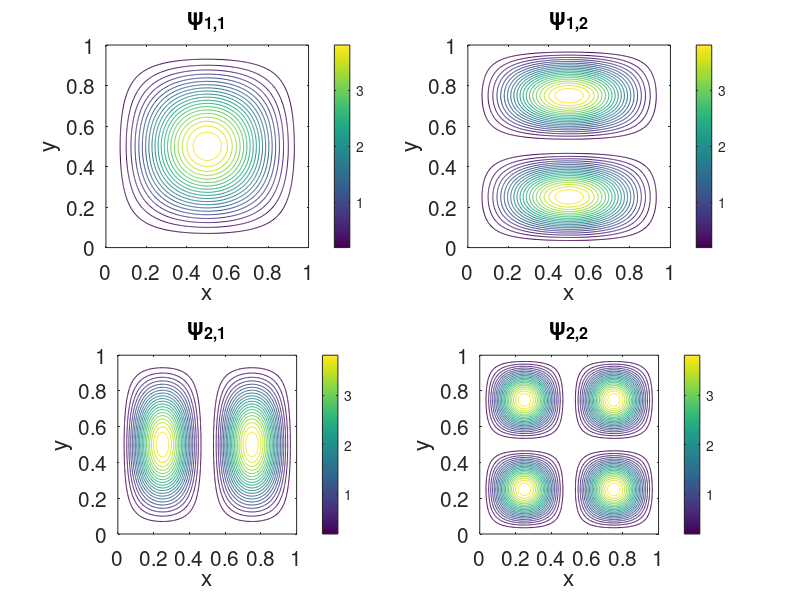
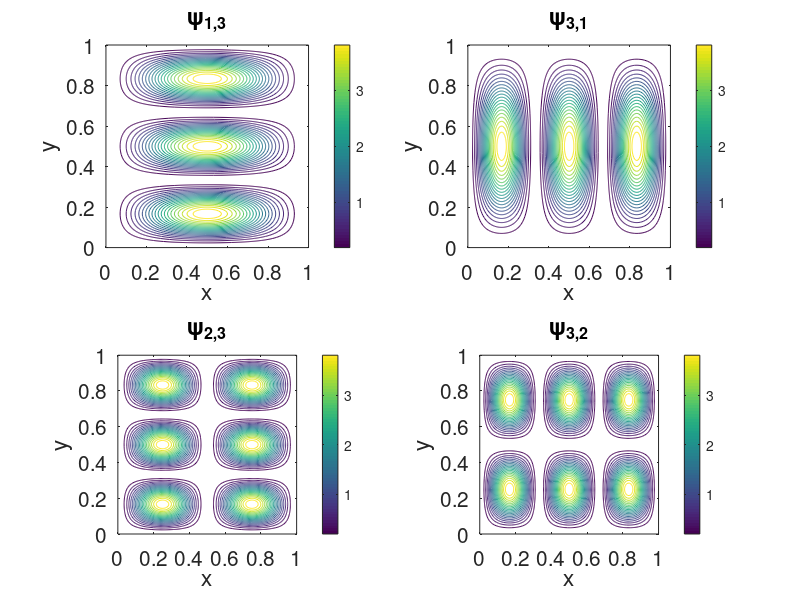

Recreate these plots in MATLAB, in order. (Note: this script raises an error after producing the figures.)
%% Task 2, Step 1
% Analytical eigenfunctions:
% psi_{n_x,n_y}(x,y) = (2/L)*sin(n_x*pi*x/L)*sin(n_y*pi*y/L)
% The probability density is |psi(x,y)|^2.

% Clear workspace and figures
clear; clc; close all;

%%

% Parameters
L = 1;            % Length of the square well
N = 200;          % Number of grid points in each direction for smooth plots
x = linspace(0, L, N);
y = linspace(0, L, N);
[X, Y] = meshgrid(x, y);

% Define the normalized eigenfunction as an anonymous function
psi = @(nx, ny, X, Y, L) (2/L) * sin(nx * pi * X / L) .* sin(ny * pi * Y / L);

% Define the quantum numbers for the lowest five eigenvalues
states = [1, 1;
          1, 2;
          2, 1;
          2, 2;
          1, 3;
          3, 1;
          2, 3;
          3, 2];

% Create a figure for the contour plots
figure('Name', 'Analytical Probability Densities |\psi(x,y)|^2', 'NumberTitle', 'off');
% Loop over the states and plot the probability densities
for k = 1:size(states, 1)/2
    nx = states(k, 1);
    ny = states(k, 2);
    
    % Compute the eigenfunction and its probability density
    psi_val = psi(nx, ny, X, Y, L);
    prob_density = abs(psi_val).^2;
    
    % Create subplot for each eigenstate
    subplot(2, 2, k);
    contour(X, Y, prob_density, 20); 
    set(gca, 'FontSize', 15);
    title(['\psi_{', num2str(nx), ',', num2str(ny), '}']);
    xlabel('x');
    ylabel('y');
    colorbar;
    axis equal;
end

figure('Name', 'Analytical Probability Densities |\psi(x,y)|^2', 'NumberTitle', 'off');
for k = 1:size(states, 1)/2
    nx = states(k+4, 1);
    ny = states(k+4, 2);
    
    % Compute the eigenfunction and its probability density
    psi_val = psi(nx, ny, X, Y, L);
    prob_density = abs(psi_val).^2;
    
    % Create subplot for each eigenstate
    subplot(2, 2, k);
    contour(X, Y, prob_density, 20); 
    set(gca, 'FontSize', 15);
    title(['\psi_{', num2str(nx), ',', num2str(ny), '}']);
    xlabel('x');
    ylabel('y');
    colorbar;
    axis equal;
end

%% Task 2, Step 2 & 3
% MATLAB Code to Solve the 2D Time-Independent Schrödinger Equation 

%% Step 2 Numerical solution
% Numerical Solution for 2D Infinite Square Well using Finite Difference Method
% Assumption: Lx = Ly = L = 1
% Constants (set hbar = 1, 2m = 1 for simplicity)
L = 1;            % Length of the well
N = 150;           % Number of interior points in each dimension (excluding boundaries)
h = L / (N+1);    % Grid spacing

% Create 1D Laplacian matrix
e = ones(N,1);
D = spdiags([e -2*e e], -1:1, N, N);
I = speye(N);

% 2D Laplacian operator using Kronecker sum
H = -(1/h^2) * (kron(D, I) + kron(I, D));

% Solve for the lowest 5 eigenvalues and eigenvectors
num_eigenstates = 8;
[Psi, E_matrix] = eigs(H, num_eigenstates, 'smallestreal');
E_numerical = diag(E_matrix); % Eigenvalues

% Set up grid for plotting
x = linspace(0, L, N+2); % include boundary points
y = linspace(0, L, N+2);
[X, Y] = meshgrid(x, y);

% Plotting numerical probability densities
figure;
for k = 1:num_eigenstates-4
    % Reshape eigenvector to 2D function
    psi_vec = Psi(:,k);
    psi_2D = reshape(psi_vec, [N,N]);
    
    % Add boundary zeros (since wavefunction is zero at the walls)
    psi_full = zeros(N+2,N+2);
    psi_full(2:end-1,2:end-1) = psi_2D;
    
    % Probability density
    prob_density = abs(psi_full).^2;
    
    % Plot
    subplot(2,2,k);
    contour(X, Y, prob_density, 20);
    colorbar;
    axis equal;
    title(['Numerical |\psi_{', num2str(k), '}|^2']);
end

figure;
for k = 5:num_eigenstates
    % Reshape eigenvector to 2D function
    psi_vec = Psi(:,k);
    psi_2D = reshape(psi_vec, [N,N]);
    
    % Add boundary zeros (since wavefunction is zero at the walls)
    psi_full = zeros(N+2,N+2);
    psi_full(2:end-1,2:end-1) = psi_2D;
    
    % Probability density
    prob_density = abs(psi_full).^2;
    
    % Plot
    subplot(2,2,k-4);
    contour(X, Y, prob_density, 20);
    colorbar;
    axis equal;
    title(['Numerical |\psi_{', num2str(k), '}|^2']);
end

% Print eigenvalues
disp('Numerical Eigenvalues (in units where \hbar^2/2m = 1):');
disp(E_numerical);

%% Step 3 Comparison
% Solve eigenvalue problem using eigs
[Psi, E_matrix] = eigs(H, num_eigenstates, 'smallestreal');
E_numerical = diag(E_matrix);

% Reshape numerical eigenfunctions
psi_numerical = cell(num_eigenstates,1);
max_prob_numerical = zeros(num_eigenstates,1);
for k = 1:num_eigenstates
    psi_vec = Psi(:,k);
    % Normalize properly for quantum mechanics
    psi_vec = psi_vec / sqrt(h^2 * sum(abs(psi_vec).^2)); 

    psi_2D = reshape(psi_vec, [N,N]);
    psi_full = zeros(N+2,N+2);
    psi_full(2:end-1,2:end-1) = psi_2D;
    psi_numerical{k} = abs(psi_full).^2;
    max_prob_numerical(k) = max(psi_numerical{k}(:));
end


%% Analytical Solution
% Quantum numbers corresponding to lowest eight states
quantum_numbers = [1 1; 1 2; 2 1; 2 2; 3 1; 1 3; 2 3; 3 2];

psi_analytical = cell(num_eigenstates,1);
E_analytical = zeros(num_eigenstates,1);
max_prob_analytical = zeros(num_eigenstates,1);

for k = 1:num_eigenstates
    nx = quantum_numbers(k,1);
    ny = quantum_numbers(k,2);
    psi = (2/L)*sin(nx*pi*X/L).*sin(ny*pi*Y/L);
    prob_density = abs(psi).^2;
    psi_analytical{k} = prob_density;
    max_prob_analytical(k) = max(prob_density(:));
    E_analytical(k) = pi^2*(nx^2 + ny^2); % Since \hbar^2/2m = 1
end

%% Plotting Analytical vs Numerical side by side
figure;
for k = 1:2
    % Analytical
    subplot(2,2,2*k-1);
    contour(X, Y, psi_analytical{k}, 20);
    colorbar;
    axis equal;
    title(['Analytical |\psi_{', num2str(quantum_numbers(k,1)), ',', num2str(quantum_numbers(k,2)), '}(x,y)|^2']);
    
    % Numerical
    subplot(2,2,2*k);
    contour(X, Y, psi_numerical{k}, 20);
    colorbar;
    axis equal;
    title(['Numerical |\psi_{', num2str(quantum_numbers(k,1)), ',', num2str(quantum_numbers(k,2)), '}(x,y)|^2']);
end

figure;
for k = 3:4
    % Analytical
    subplot(2,2,2*k-5);
    contour(X, Y, psi_analytical{k}, 20);
    colorbar;
    axis equal;
    title(['Analytical |\psi_{', num2str(quantum_numbers(k,1)), ',', num2str(quantum_numbers(k,2)), '}(x,y)|^2']);
    
    % Numerical
    subplot(2,2,2*k-4);
    contour(X, Y, psi_numerical{k}, 20);
    colorbar;
    axis equal;
    title(['Numerical |\psi_{', num2str(quantum_numbers(k,1)), ',', num2str(quantum_numbers(k,2)), '}(x,y)|^2']);
end

figure;
for k = 5:6
    % Analytical
    subplot(2,2,2*k-9);
    contour(X, Y, psi_analytical{k}, 20);
    colorbar;
    axis equal;
    title(['Analytical |\psi_{', num2str(quantum_numbers(k,1)), ',', num2str(quantum_numbers(k,2)), '}(x,y)|^2']);
    
    % Numerical
    subplot(2,2,2*k-8);
    contour(X, Y, psi_numerical{k}, 20);
    colorbar;
    axis equal;
    title(['Numerical |\psi_{', num2str(quantum_numbers(k,1)), ',', num2str(quantum_numbers(k,2)), '}(x,y)|^2']);
end

figure;
for k = 7:8
    % Analytical
    subplot(2,2,2*k-13);
    contour(X, Y, psi_analytical{k}, 20);
    colorbar;
    axis equal;
    title(['Analytical |\psi_{', num2str(quantum_numbers(k,1)), ',', num2str(quantum_numbers(k,2)), '}(x,y)|^2']);
    
    % Numerical
    subplot(2,2,2*k-12);
    contour(X, Y, psi_numerical{k}, 20);
    colorbar;
    axis equal;
    title(['Numerical |\psi_{', num2str(quantum_numbers(k,1)), ',', num2str(quantum_numbers(k,2)), '}(x,y)|^2']);
end

%% Create comparison table
ComparisonTable = table((1:num_eigenstates)', quantum_numbers(:,1), quantum_numbers(:,2), ...
    E_analytical, E_numerical, max_prob_analytical, max_prob_numerical, ...
    'VariableNames', {'State', 'n_x', 'n_y', 'E_analytical', 'E_numerical', 'MaxProb_Analytical', 'MaxProb_Numerical'});

disp('Comparison Table:');
disp(ComparisonTable);

%% Task 3, Step 2 & 3
% Numerical and Analytical Solution for 2D Quantum Harmonic Oscillator
clear; clc; close all;

%%
% Constants
hbar = 1;          % Planck's constant (reduced)
m = 1;             % Mass
omega = 1;         % Oscillator frequency
L = 5;             % Domain size [-L, L]
N = 150;            % Number of grid points per dimension
h = 2*L/(N+1);     % Grid spacing
num_eigenstates = 6; % Number of eigenstates to compute

% Grid
x = linspace(-L, L, N+2); % include boundary points
y = linspace(-L, L, N+2);
[X, Y] = meshgrid(x, y);

%% Build Numerical Hamiltonian
% Laplacian operator
e = ones(N,1);
D = spdiags([e -2*e e], -1:1, N, N);
I = speye(N);
Lap = (kron(D, I) + kron(I, D)) / h^2;
T = -(hbar^2)/(2*m) * Lap;

% Potential matrix
V_diag = 0.5 * m * omega^2 * (X(2:end-1,2:end-1).^2 + Y(2:end-1,2:end-1).^2);
V_vec = V_diag(:);
V = spdiags(V_vec, 0, N^2, N^2);

% Full Hamiltonian
H = T + V;

% Solve eigenvalue problem
[Psi, E_matrix] = eigs(H, num_eigenstates, 'smallestreal');
E_numerical = diag(E_matrix);

% Normalize numerical wavefunctions properly
psi_numerical = cell(num_eigenstates,1);
max_prob_numerical = zeros(num_eigenstates,1);
for k = 1:num_eigenstates
    psi_vec = Psi(:,k);
    psi_vec = psi_vec / sqrt(h^2 * sum(abs(psi_vec).^2));
    psi_2D = reshape(psi_vec, [N, N]);
    psi_full = zeros(N+2, N+2);
    psi_full(2:end-1,2:end-1) = psi_2D;
    psi_numerical{k} = abs(psi_full).^2;
    max_prob_numerical(k) = max(psi_numerical{k}(:));
end

for k = 1:3
    figure;
    subplot(1,2,1);
    contour(X, Y, psi_numerical{2*k-1}, 20);
    colorbar;
    axis equal;
    title(['Numerical |\psi_{', num2str(2*k-1), '}|^2']);
    subplot(1,2,2);
    contour(X, Y, psi_numerical{2*k}, 20);
    colorbar;
    axis equal;
    title(['Numerical |\psi_{', num2str(2*k), '}|^2']);
end

%% Analytical Solution
quantum_numbers = [0 0; 0 1; 1 0; 0 2; 2 0; 1 1];

psi_analytical = cell(num_eigenstates,1);
E_analytical = zeros(num_eigenstates,1);
max_prob_analytical = zeros(num_eigenstates,1);

alpha = sqrt(m*omega/hbar);

for k = 1:num_eigenstates
    nx = quantum_numbers(k,1);
    ny = quantum_numbers(k,2);
    
    Hx = hermiteH(nx, alpha*X);
    Hy = hermiteH(ny, alpha*Y);
    
    psi = (alpha/sqrt(pi)) * (1/sqrt(2^nx * factorial(nx))) * (1/sqrt(2^ny * factorial(ny))) .* Hx .* Hy .* exp(-alpha^2 * (X.^2 + Y.^2)/2);
    prob_density = abs(psi).^2;
    psi_analytical{k} = prob_density;
    max_prob_analytical(k) = max(prob_density(:));
    E_analytical(k) = hbar*omega*(nx + ny + 1);
end

%% Plotting Analytical vs Numerical side by side
for k = 1:num_eigenstates
    figure;
    % Analytical
    subplot(1,2,1);
    contour(X, Y, psi_analytical{k}, 20);
    colorbar;
    axis equal;
    title(['Analytical |\psi_{', num2str(quantum_numbers(k,1)), ',', num2str(quantum_numbers(k,2)), '}(x,y)|^2']);
    
    % Numerical
    subplot(1,2,2);
    contour(X, Y, psi_numerical{k}, 20);
    colorbar;
    axis equal;
    title(['Numerical |\psi_{', num2str(quantum_numbers(k,1)), ',', num2str(quantum_numbers(k,2)), '}(x,y)|^2']);
end

